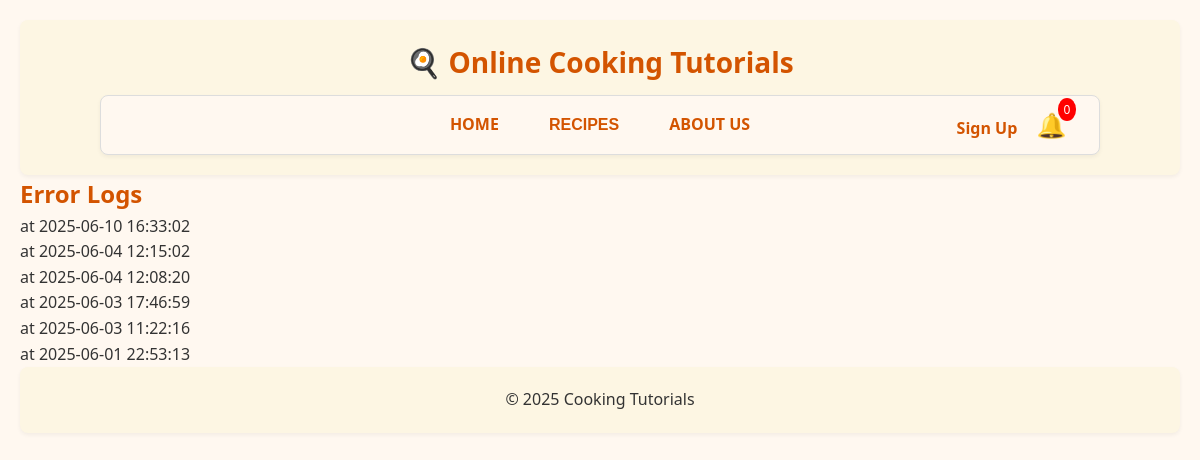
The app's page /error_log.php with its own data.
### tables this page shows
CREATE TABLE `log` (
  `logID` int(11) NOT NULL,
  `userID` int(11) NOT NULL,
  `action` varchar(100) NOT NULL,
  `details` text DEFAULT NULL,
  `created_at` datetime DEFAULT current_timestamp()
);

### error_log.php (the view, shortened to what this page needs)
<?php
include 'db_connect.php';
$result = $conn->query("SELECT * FROM log ORDER BY created_at DESC");
include 'header.php';
echo "<h2>Error Logs</h2>";
if ($result && $result->num_rows > 0) {
    while ($error = $result->fetch_assoc()) {
        echo "<p>" . htmlspecialchars($error['message']) . " at " . htmlspecialchars($error['created_at']) . "</p>";
    }
} else {
    echo "<p>No logs found.</p>";
}
include 'footer.php';
?>

### style.css (style rules this page uses)
* { box-sizing: border-box; margin: 0; padding: 0; }
body { font-family: 'Segoe UI', Tahoma, Geneva, Verdana, sans-serif; background-color: #fff8f0; color: #333; line-height: 1.6; padding: 20px; }
h1, h2 { color: #d35400; }

### records on screen
log: created_at "2025-06-10 16:33:02"
log: created_at "2025-06-04 12:15:02"
log: created_at "2025-06-04 12:08:20"
log: created_at "2025-06-03 17:46:59"
log: created_at "2025-06-03 11:22:16"
log: created_at "2025-06-01 22:53:13"
